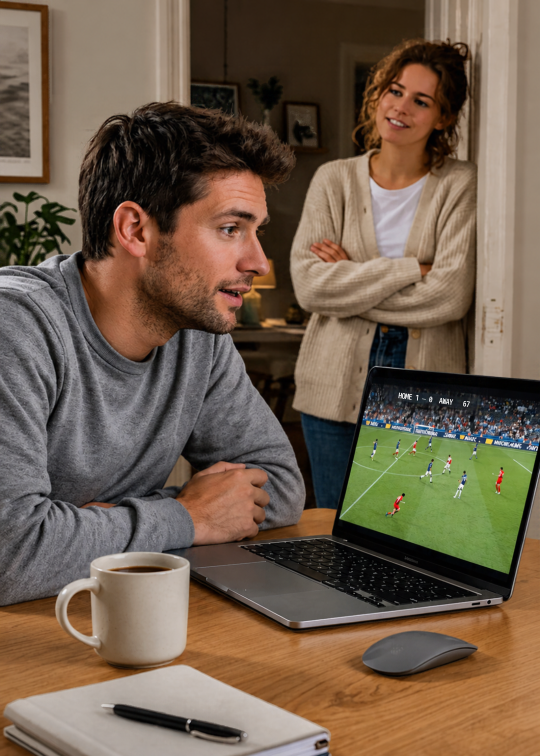
#> input picture 2026-11-28/base3.png, 1080 x 1512 px (shown at 1/2 size)
$ python mk3.py
#> lines starting #> are read from the running program, lines starting #| are printed output that depends on the picture
from PIL import Image, ImageDraw, ImageFont, ImageFilter, ImageEnhance
src=Image.open('base3.png').convert('RGB')
#> src is the input picture: PIL image 1080x1512 RGB; mean R, G, B 112, 93.8, 75.8
bg=src.resize((1371,1920)).crop((145,0,1225,1920)).filter(ImageFilter.GaussianBlur(40))
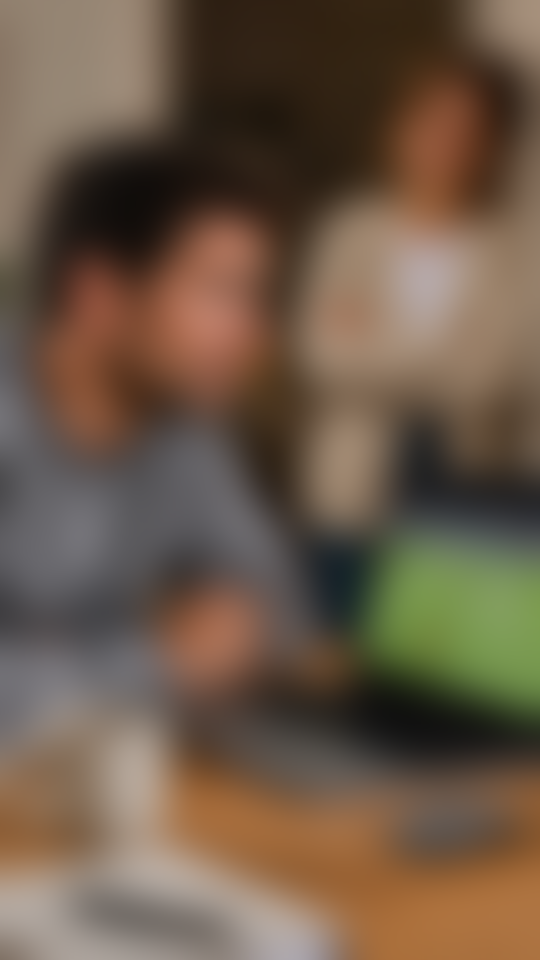
#> bg: PIL image 1080x1920 RGB (shown at 1/2 size); mean R, G, B 108, 89.3, 71.8
bg=ImageEnhance.Brightness(bg).enhance(0.5)
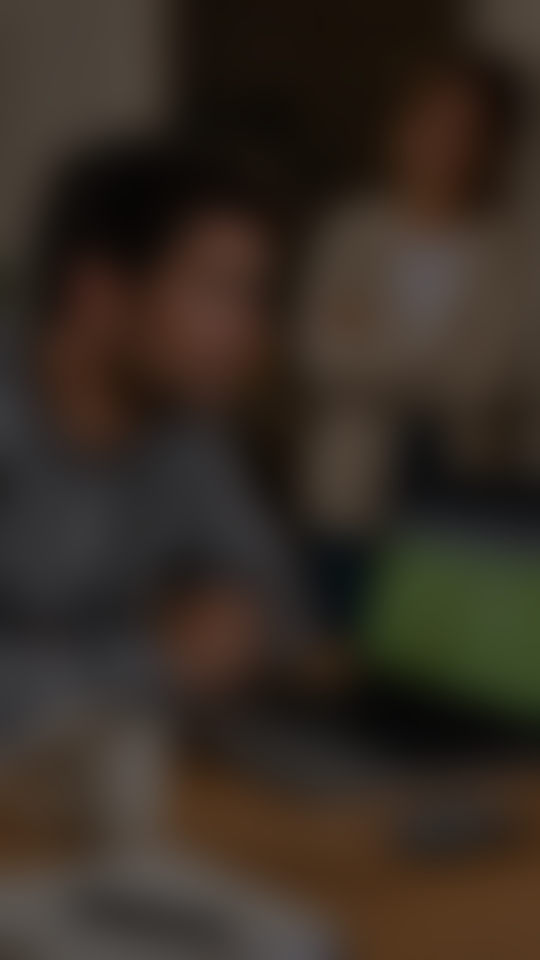
#> bg: PIL image 1080x1920 RGB (shown at 1/2 size); mean R, G, B 53.8, 44.4, 35.6
canvas=bg.copy(); canvas.paste(src,(0,540))
#> after `canvas.paste(src, (0, 540))`:
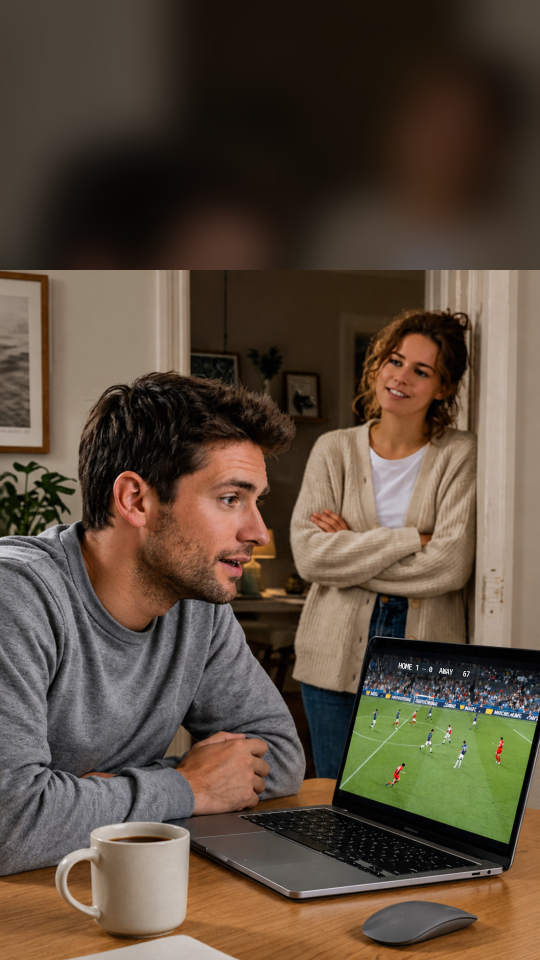
#> canvas: PIL image 1080x1920 RGB (shown at 1/2 size); mean R, G, B 89.7, 74.8, 60.1
f=ImageFont.truetype('/usr/share/fonts/truetype/google-fonts/Poppins-Bold.ttf',52)
def frame(lines,name,top=312):
#> called with name = 'h1.png', top = 312
    im=canvas.copy();d=ImageDraw.Draw(im);y=top
    for l in lines:
        w=d.textlength(l,font=f);d.text(((1080-w)/2,y),l,font=f,fill='white');y+=70
#> this loop made 3 passes
#> w on passes 1 to 3: 631.7, 486.6, 484
#> after the loop, y = 522
    im.save(name)
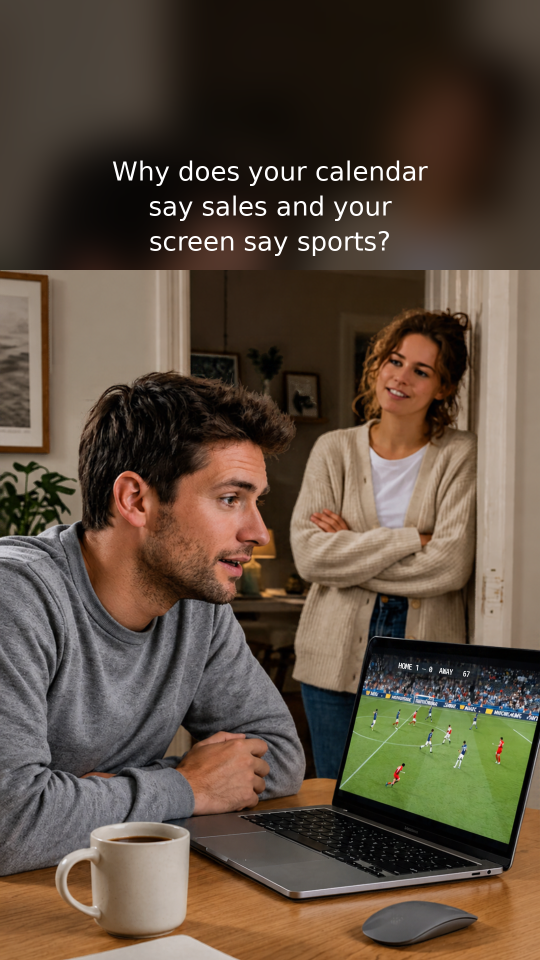
#> saved as h1.png: PIL image 1080x1920 RGB (shown at 1/2 size); mean R, G, B 91.4, 76.5, 62
frame(["Why does your calendar","say sales and your","screen say sports?"],'h1.png')
frame(["It's not a time problem.","It's the one task","you walk around."],'h2.png')
#> call 2 of frame, with name = 'h2.png', top = 312
#> the loop in frame (call 2), `for l in lines:` made 3 passes
#> w on passes 1 to 3: 609.5, 418.3, 446.9
#> in frame (call 2), `im.save(name)`:
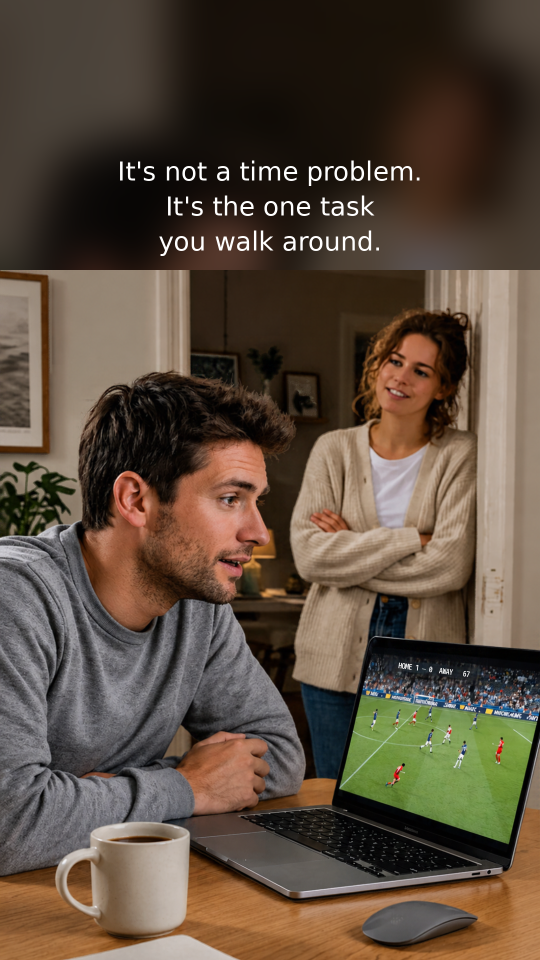
#> saved as h2.png: PIL image 1080x1920 RGB (shown at 1/2 size); mean R, G, B 91.2, 76.3, 61.8

$ run again, with 2026-11-28/base2.png copied over 2026-11-28/base3.png
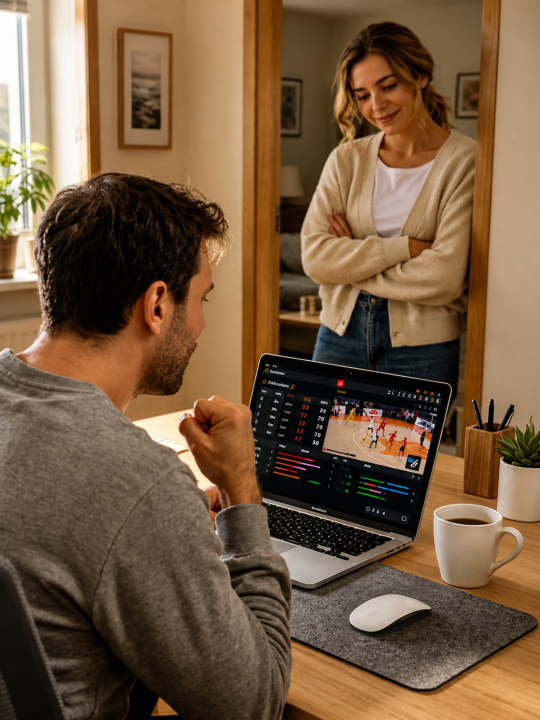
#> input picture 2026-11-28/base2.png, 1080 x 1440 px (shown at 1/2 size)
#> src is the input picture: PIL image 1080x1440 RGB; mean R, G, B 116.7, 89.6, 63
#> `bg=ImageEnhance.Brightness(bg).enhance(0.5)`:
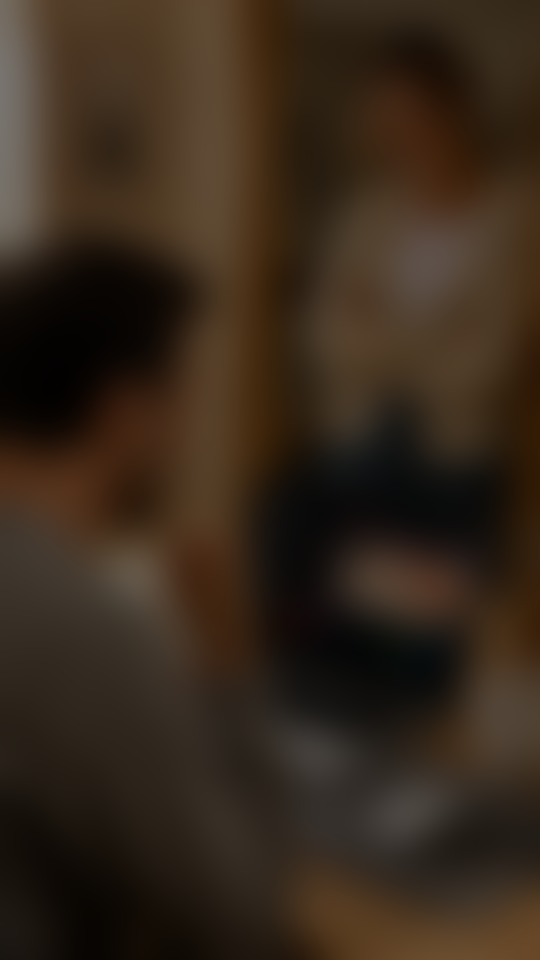
#> bg: PIL image 1080x1920 RGB (shown at 1/2 size); mean R, G, B 54.4, 40.7, 27.7
#> the loop in frame, `for l in lines:` made 3 passes
#> w on passes 1 to 3: 631.7, 486.6, 484
#> after the loop in frame, `for l in lines:`: y = 522
#> the loop in frame (call 2), `for l in lines:` made 3 passes
#> w on passes 1 to 3: 609.5, 418.3, 446.9
#> in frame (call 2), `im.save(name)`:
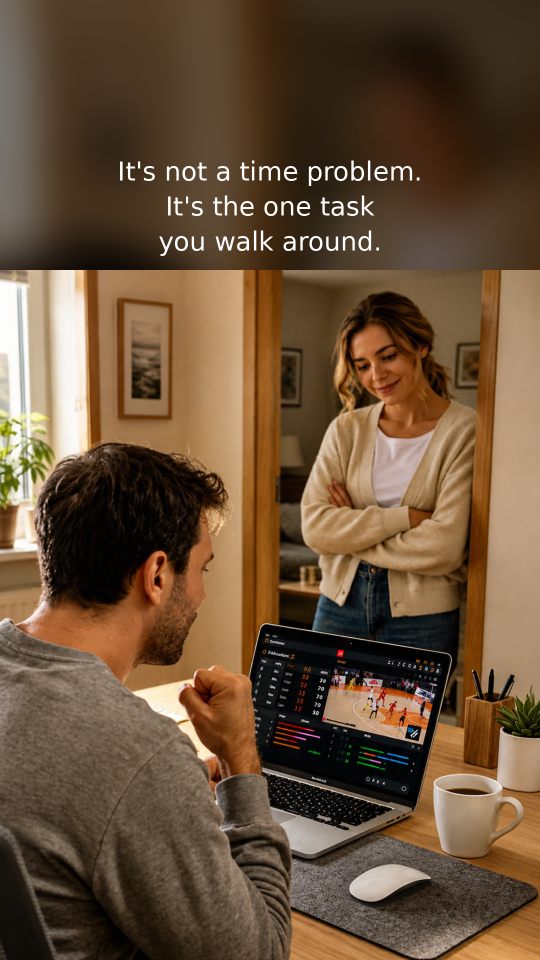
#> saved as h2.png: PIL image 1080x1920 RGB (shown at 1/2 size); mean R, G, B 104.5, 80.4, 56.8

$ run again, with 2026-11-28/base4.png copied over 2026-11-28/base3.png
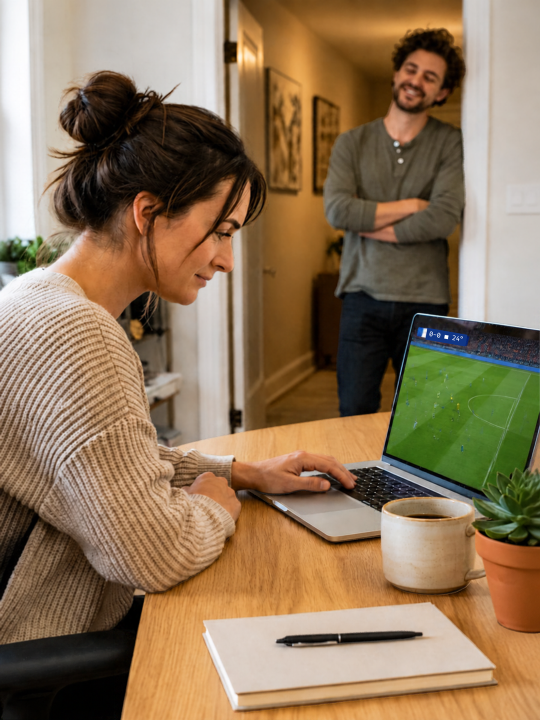
#> input picture 2026-11-28/base4.png, 1080 x 1440 px (shown at 1/2 size)
#> src is the input picture: PIL image 1080x1440 RGB; mean R, G, B 142.2, 117.5, 88.6
#> `bg=ImageEnhance.Brightness(bg).enhance(0.5)`:
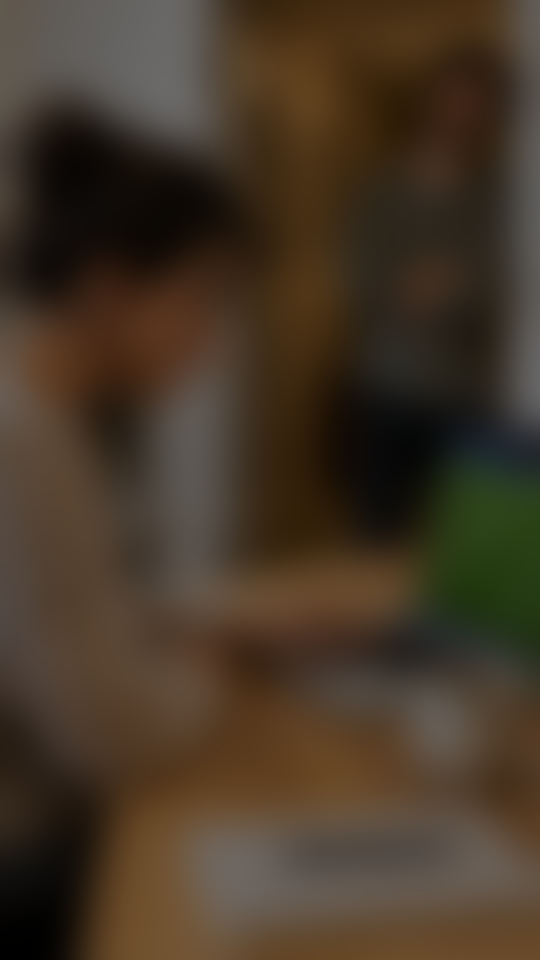
#> bg: PIL image 1080x1920 RGB (shown at 1/2 size); mean R, G, B 69.4, 55.4, 39.8
#> the loop in frame, `for l in lines:` made 3 passes
#> w on passes 1 to 3: 631.7, 486.6, 484
#> after the loop in frame, `for l in lines:`: y = 522
#> the loop in frame (call 2), `for l in lines:` made 3 passes
#> w on passes 1 to 3: 609.5, 418.3, 446.9
#> in frame (call 2), `im.save(name)`:
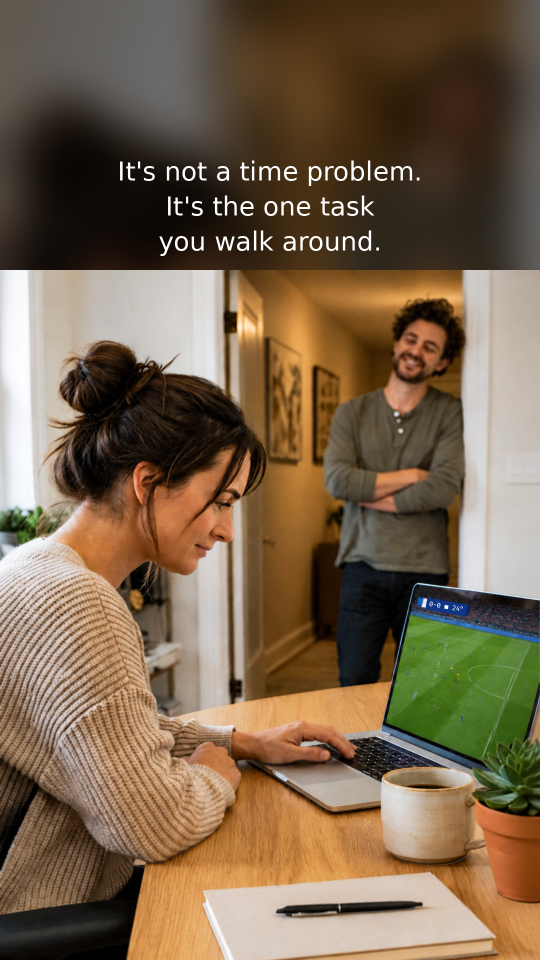
#> saved as h2.png: PIL image 1080x1920 RGB (shown at 1/2 size); mean R, G, B 120.7, 100.1, 76.3

$ run again, with 2026-11-28/base5.png copied over 2026-11-28/base3.png
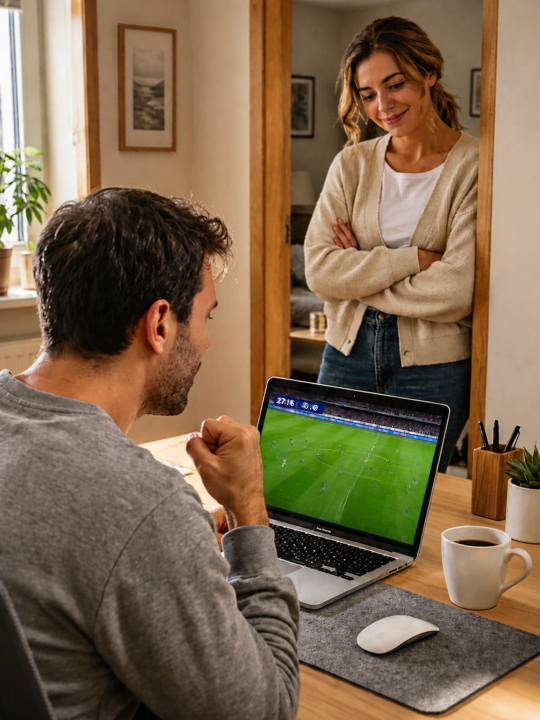
#> input picture 2026-11-28/base5.png, 1080 x 1440 px (shown at 1/2 size)
#> src is the input picture: PIL image 1080x1440 RGB; mean R, G, B 125.3, 102.7, 76.4
#> `bg=ImageEnhance.Brightness(bg).enhance(0.5)`:
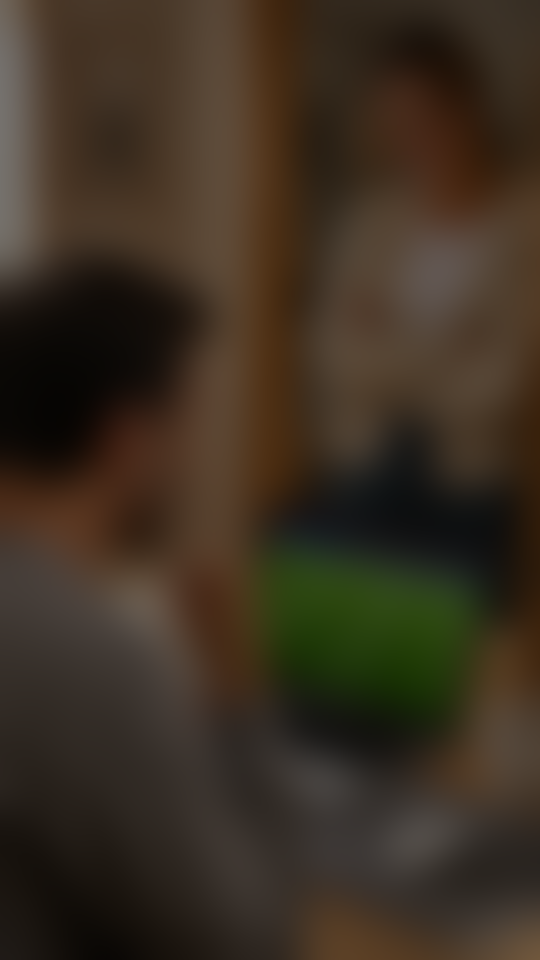
#> bg: PIL image 1080x1920 RGB (shown at 1/2 size); mean R, G, B 59, 47.6, 34
#> the loop in frame, `for l in lines:` made 3 passes
#> w on passes 1 to 3: 631.7, 486.6, 484
#> after the loop in frame, `for l in lines:`: y = 522
#> the loop in frame (call 2), `for l in lines:` made 3 passes
#> w on passes 1 to 3: 609.5, 418.3, 446.9
#> in frame (call 2), `im.save(name)`:
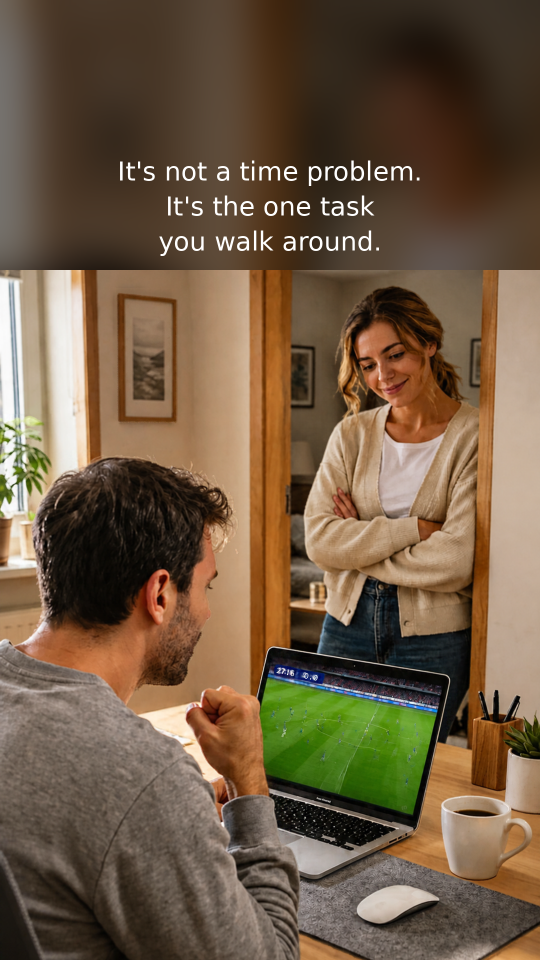
#> saved as h2.png: PIL image 1080x1920 RGB (shown at 1/2 size); mean R, G, B 111.7, 90.7, 67.6
